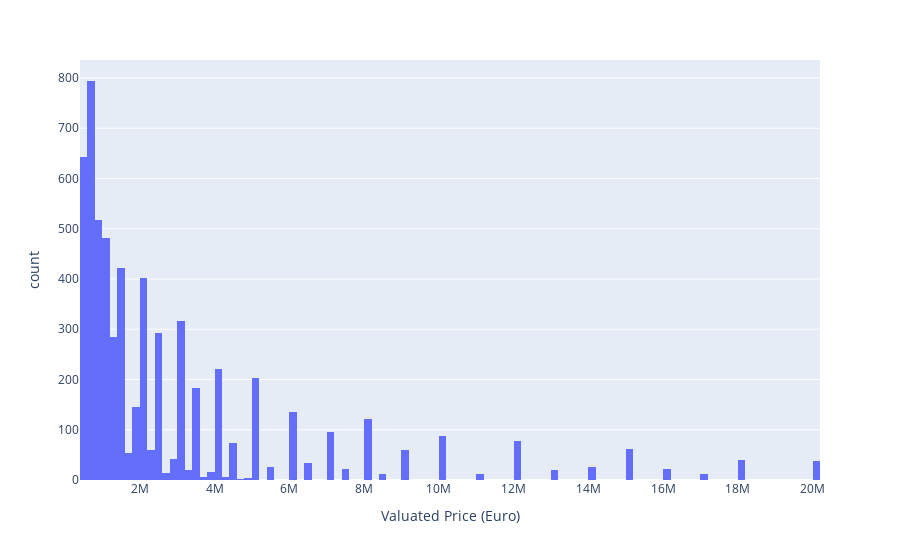

Notebook cell for this chart:
### Code cell
filtered_df = df[(df['Valuated_price (Euro)'] >= 450000) & 
                  (df['Valuated_price (Euro)'] <= 200000000)]

fig = px.histogram(filtered_df, 
                   x='Valuated_price (Euro)', 
                   labels={'Valuated_price (Euro)': 'Valuated Price (Euro)'},
                   nbins=100)

fig.show()

### Figure 1 — Plotly figure (JSON) as saved in the notebook; plotly's stock layout.template omitted (floating-point values rounded to 4 significant figures; data arrays with more than 128 entries replaced by an {"elided": "..."} marker saying what was removed)
{"data": [{"alignmentgroup": "True", "bingroup": "x", "hovertemplate": "Valuated Price (Euro)=%{x}<br>count=%{y}<extra></extra>", "legendgroup": "", "marker": {"color": "#636efa", "pattern": {"shape": ""}}, "name": "", "nbinsx": 100, "offsetgroup": "", "orientation": "v", "showlegend": false, "type": "histogram", "x": {"elided": "6095 int values"}, "xaxis": "x", "yaxis": "y"}], "layout": {"barmode": "relative", "legend": {"tracegroupgap": 0}, "margin": {"t": 60}, "xaxis": {"anchor": "y", "domain": [0, 1], "title": {"text": "Valuated Price (Euro)"}}, "yaxis": {"anchor": "x", "domain": [0, 1], "title": {"text": "count"}}}}
